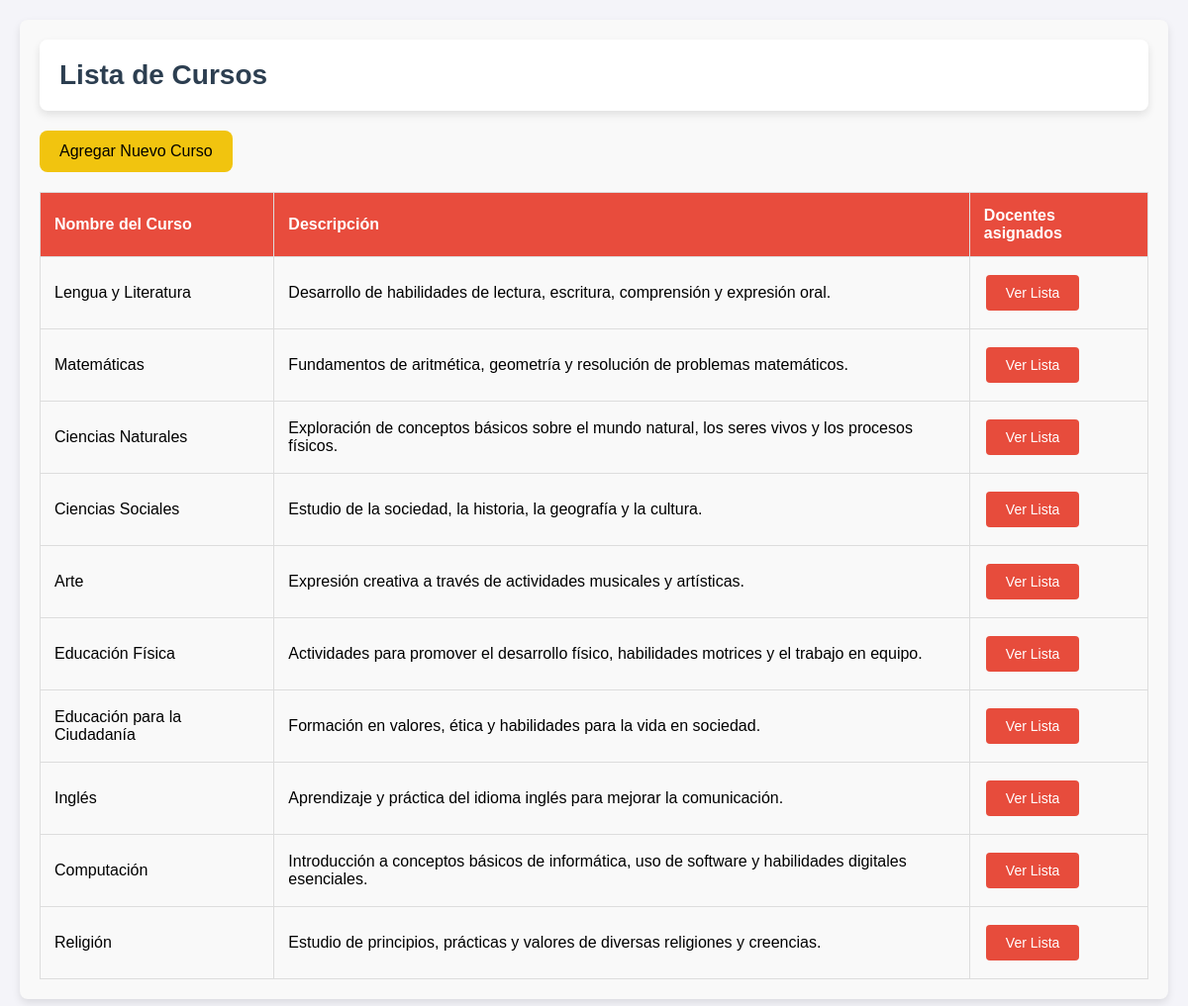
The page /cursos.php on the database its author committed.
### tables this page shows
CREATE TABLE `curso` (
  `idCurso` int(11) NOT NULL,
  `Nombre` varchar(45) NOT NULL,
  `Descripcion` varchar(100) DEFAULT NULL
);

### cursos.php (the view, shortened to what this page needs)
<?php
include 'db.php';
?>
<!DOCTYPE html>
<html lang="es">
<head>
    <link rel="stylesheet" href="styles_cursos.css">
</head>
<body>
    <div class="course-container">
        <div class="course-header">
            <h1>Lista de Cursos</h1>
        </div>
        <button id="toggle-form" class="btn-add-course">Agregar Nuevo Curso <i class="fas fa-plus"></i></button>
        <table>
            <thead>
                <tr>
                    <th>Nombre del Curso</th>
                    <th>Descripción</th>
                    <th>Docentes asignados</th>
                </tr>
            </thead>
            <tbody>
                <?php
                $sql = "SELECT idCurso, Nombre, Descripcion FROM curso";
                $result = $conn->query($sql);
                if ($result->num_rows > 0) {
                    while($row = $result->fetch_assoc()) {
                        echo '<tr>';
                        echo '<td>' . htmlspecialchars($row["Nombre"]) . '</td>';
                        echo '<td>' . htmlspecialchars($row["Descripcion"]) . '</td>';
                        echo '<td><button class="btn-view-list" onclick="showModal(' . $row["idCurso"] . ')">Ver Lista</button></td>';
                        echo '</tr>';
                    }
                } else {
                    echo '<tr><td colspan="3">No hay cursos disponibles</td></tr>';
                }
                ?>
            </tbody>
        </table>
    </div>
</body>
</html>

### styles_cursos.css (style rules this page uses)
body { font-family: 'Arial', sans-serif; margin: 0; padding: 0; background-color: #f4f4f9; }
.course-container { flex-wrap: wrap; margin: 20px; padding: 20px; background-color: #f9f9f9; border-radius: 8px; box-shadow: 0 4px 8px rgba(0,0,0,0.1); }
.course-header { background-color: #ffffff; padding: 20px; border-radius: 8px; box-shadow: 0 4px 8px rgba(0,0,0,0.1); margin-bottom: 20px; }
h1 { font-size: 28px; font-weight: bold; color: #2c3e50; margin: 0; }
table { width: 100%; border-collapse: collapse; margin-top: 20px; }
th, td { padding: 14px; text-align: left; border: 1px solid #ddd; }
th { background-color: #e84c3d; color: #ffffff; font-weight: bold; }
tr:nth-child(even) { background-color: #f9f9f9; }
.btn-add-course { padding: 12px 20px; border: none; background-color: #f1c40f; color: black; border-radius: 8px; cursor: pointer; font-size: 16px; }
.btn-view-list { background-color: #e74c3c; color: white; border: none; padding: 10px 20px; text-align: center; text-decoration: none; display: inline-block; font-size: 14px; margin: 4px 2px; cursor: pointer; border-radius: 4px; transition: background-color 0.3s, transform 0.3s; }

### rows shown on the page
curso: Nombre "Lengua y Literatura", Descripcion "Desarrollo de habilidades de lectura, escritura, comprensión y expresión oral."
curso: Nombre "Matemáticas", Descripcion "Fundamentos de aritmética, geometría y resolución de problemas matemáticos."
curso: Nombre "Ciencias Naturales", Descripcion "Exploración de conceptos básicos sobre el mundo natural, los seres vivos y los procesos físicos."
curso: Nombre "Ciencias Sociales", Descripcion "Estudio de la sociedad, la historia, la geografía y la cultura."
curso: Nombre "Arte", Descripcion "Expresión creativa a través de actividades musicales y artísticas."
curso: Nombre "Educación Física", Descripcion "Actividades para promover el desarrollo físico, habilidades motrices y el trabajo en equipo."
curso: Nombre "Educación para la Ciudadanía", Descripcion "Formación en valores, ética y habilidades para la vida en sociedad."
curso: Nombre "Inglés", Descripcion "Aprendizaje y práctica del idioma inglés para mejorar la comunicación."
curso: Nombre "Computación", Descripcion "Introducción a conceptos básicos de informática, uso de software y habilidades digitales esenciales."
curso: Nombre "Religión", Descripcion "Estudio de principios, prácticas y valores de diversas religiones y creencias."
